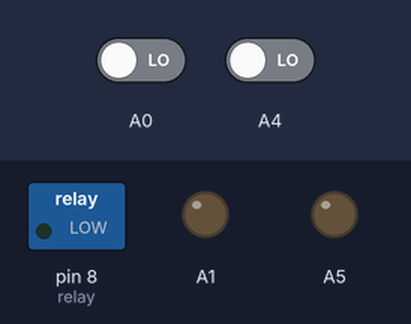
A sketch run on a simulated Arduino Uno, built with avr-gcc and run on an emulated ATmega328P. Parts: switched loads named in the sketch (green lamp = pin HIGH), output pins drawn as LEDs (lit = HIGH). Inputs (shaded band) come from the test bench; at power-on: A0 LOW, A4 LOW. What the sketch prints to the serial monitor is not drawn.

Above: at 0.1 s.
At 1.1 s:
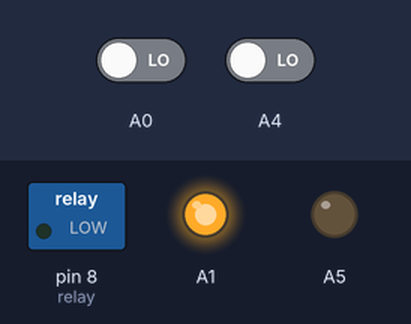
At 2.1 s:
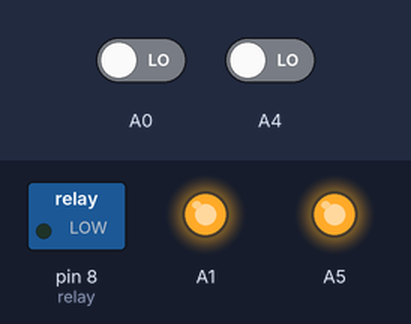
At 3.1 s:
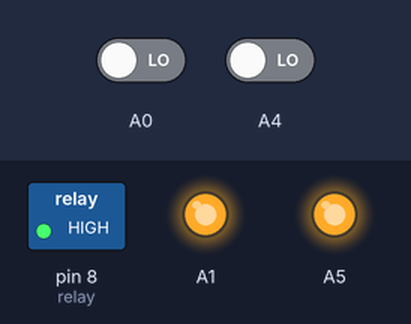
Timing chart, 0 to 4.6 s (numbered marks = the images above):
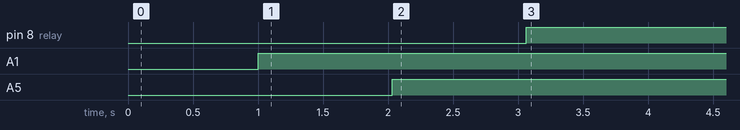

Measured:
- by itself, pin 8 (relay): LOW → HIGH at 3.1 s
- by itself, A1: LOW → HIGH at 1.0 s
- by itself, A5: LOW → HIGH at 2.0 s

The sketch:

sketch_nov14a.ino
```cpp
#include <LiquidCrystal.h>// initialize the library with the numbers of the interface pins
LiquidCrystal lcd(2, 3, 4, 5, 6, 7);

#define e_s1 A0 //echo pin
#define t_s1 A1 //Trigger pin

#define e_s2 A4 //echo pin
#define t_s2 A5 //Trigger pin

int relay = 8; // Out for light

long dis_a=0,dis_b=0;
int flag1=0, flag2=0;
int person = 0;

//**********************ultra_read****************************
void ultra_read(int pin_t,int pin_e,long &ultra_time){
long time;
pinMode(pin_t,OUTPUT);
pinMode(pin_e,INPUT);
digitalWrite(pin_t,LOW);
delayMicroseconds(2);
digitalWrite(pin_t,HIGH);
delayMicroseconds(10);
time=pulseIn (pin_e,HIGH);
ultra_time =  time / 29 / 2;
}


void setup(){
Serial.begin(9600);// initialize serial communication at 9600 bits per second:

pinMode(relay, OUTPUT);


Serial.print("     Welcome    ");
delay(1000); // Waiting for a while
lcd.clear();
}

void loop(){
//*************************
ultra_read(t_s1,e_s1,dis_a);delay(30);
ultra_read(t_s2,e_s2,dis_b);delay(30);
//*************************

Serial.print("da:");Serial.println(dis_a);
Serial.print("db:");Serial.println(dis_b);

if(dis_a<90 && flag1==0){flag1=1;
if(flag2==0){person = person+1;}
}

if(dis_b<90 && flag2==0){flag2=1;
if(flag1==0){person = person-1;}
}

if(dis_a>90 && dis_b>90 && flag1==1 && flag2==1){
flag1=0, flag2=0;
delay(1000);
}


Serial.print("Have Person: ");
Serial.print(person);
Serial.print("  ");
Serial.print("Light is ");

if(person>0){digitalWrite(relay,HIGH);Serial.print("On");}
else{digitalWrite(relay,LOW); Serial.print("Off");}
}
```
